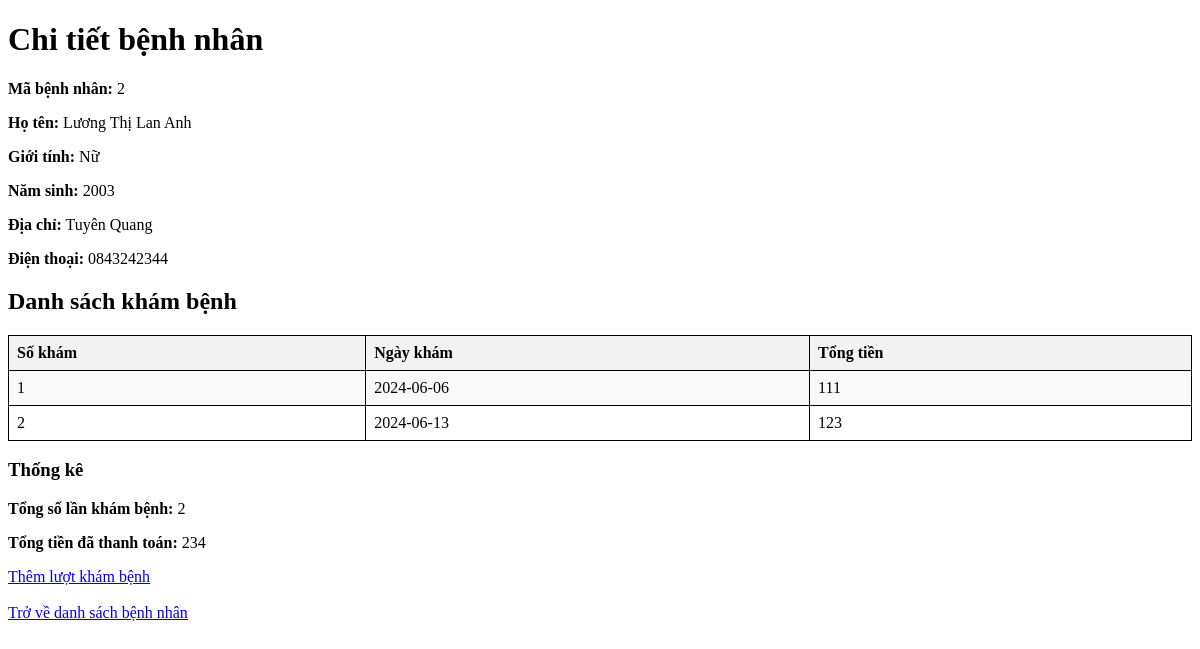
Page /patient/2 on the committed database.
### models.py (models this page shows)
class BenhNhan(Base):
    __tablename__ = 'benh_nhan'
    ma_benh_nhan = Column(Integer, primary_key=True)
    ho_ten = Column(String)
    gioi_tinh = Column(String)
    nam_sinh = Column(Integer)
    dia_chi = Column(String)
    dien_thoai = Column(String)
    kham_benh = relationship("KhamBenh", back_populates="benh_nhan")

class KhamBenh(Base):
    __tablename__ = 'kham_benh'
    so_kham = Column(Integer, primary_key=True)
    ma_benh_nhan = Column(Integer, ForeignKey('benh_nhan.ma_benh_nhan'))
    ngay_kham = Column(Date)
    tong_tien = Column(Integer)
    benh_nhan = relationship("BenhNhan", back_populates="kham_benh")

### app.py (the view)
@app.route('/patient/<int:id>')
def patient_detail(id):
    patient = BenhNhan.query.get(id)
    kham_benh = KhamBenh.query.filter_by(ma_benh_nhan=id).all()
    total_visits = db_session.query(func.count(KhamBenh.so_kham)).filter_by(ma_benh_nhan=id).scalar()
    total_amount = db_session.query(func.sum(KhamBenh.tong_tien)).filter_by(ma_benh_nhan=id).scalar()
    return render_template('patient_detail.html', patient=patient, kham_benh=kham_benh, total_visits=total_visits, total_amount=total_amount)

### app.py (called while the page is built)
@app.teardown_appcontext
def shutdown_session(exception=None):
    db_session.remove()

### templates/patient_detail.html (shortened to what this page needs)
<!DOCTYPE html>
<html>
  <head>
  </head>
  <body>
    <h1>Chi tiết bệnh nhân</h1>
    <p><strong>Mã bệnh nhân:</strong> {{ patient.ma_benh_nhan }}</p>
    <p><strong>Họ tên:</strong> {{ patient.ho_ten }}</p>
    <p><strong>Giới tính:</strong> {{ patient.gioi_tinh }}</p>
    <p><strong>Năm sinh:</strong> {{ patient.nam_sinh }}</p>
    <p><strong>Địa chỉ:</strong> {{ patient.dia_chi }}</p>
    <p><strong>Điện thoại:</strong> {{ patient.dien_thoai }}</p>
    <h2>Danh sách khám bệnh</h2>
    <table>
      <tr>
        <th>Số khám</th>
        <th>Ngày khám</th>
        <th>Tổng tiền</th>
      </tr>
      {% for record in kham_benh %}
      <tr>
        <td>{{ record.so_kham }}</td>
        <td>{{ record.ngay_kham }}</td>
        <td>{{ record.tong_tien }}</td>
      </tr>
      {% endfor %}
    </table>
    <h3>Thống kê</h3>
    <p><strong>Tổng số lần khám bệnh:</strong> {{ total_visits }}</p>
    <p><strong>Tổng tiền đã thanh toán:</strong> {{ total_amount }}</p>
    <a href="{{ url_for('add_visit', id=patient.ma_benh_nhan) }}"
      >Thêm lượt khám bệnh</a
    >
    <br /><br />
    <a href="{{ url_for('index') }}">Trở về danh sách bệnh nhân</a>
  </body>
</html>

### templates/patient_detail.html (style rules this page uses)
table { width: 100%; border-collapse: collapse; }
table, th, td { border: 1px solid black; }
th, td { padding: 8px; text-align: left; }
th { background-color: #f2f2f2; }
tr:nth-child(even) { background-color: #f9f9f9; }

### rows in the picture
BenhNhan: ma_benh_nhan "2", ho_ten "Lương Thị Lan Anh", gioi_tinh "Nữ", nam_sinh "2003", dia_chi "Tuyên Quang", dien_thoai "0843242344"
KhamBenh: so_kham "1", ngay_kham "2024-06-06", tong_tien "111"
KhamBenh: so_kham "2", ngay_kham "2024-06-13", tong_tien "123"

### other values in the picture
{{ total_visits }} "2"
{{ total_amount }} "234"
